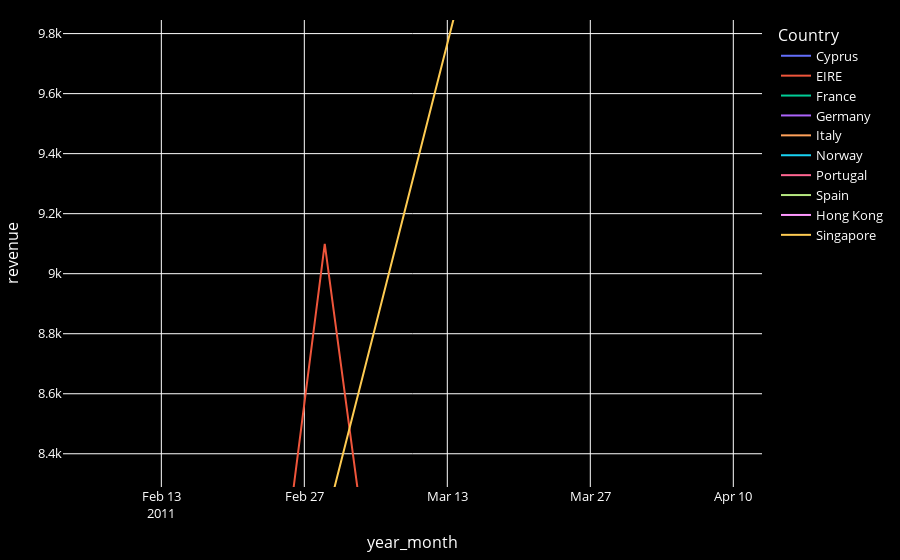

Write notebook code for a chart like this one.
### Markdown cell above
### Total sales by country

### Code cell
top_ten_revenue_fig = \
px.line(data_frame=revenue_topten, x='year_month', y='revenue', color='Country')

top_ten_revenue_fig.update_layout({"paper_bgcolor":"black", "plot_bgcolor":'black',
                                   "font":{'color':'white', 'size':13},
                                   'margin':{'l':50, 'r':50, 'b':20, 't':20}})

       
# top_ten_revenue_fig.show()

### Figure 1 — Plotly figure (JSON) as saved in the notebook; plotly's stock layout.template omitted (floating-point values rounded to 4 significant figures)
{"data": [{"hovertemplate": "Country=Cyprus<br>year_month=%{x}<br>revenue=%{y}<extra></extra>", "legendgroup": "Cyprus", "line": {"color": "#636efa", "dash": "solid"}, "marker": {"symbol": "circle"}, "mode": "lines", "name": "Cyprus", "orientation": "v", "showlegend": true, "type": "scatter", "x": ["2010-12-01", "2011-01-01", "2011-02-01", "2011-03-01", "2011-04-01", "2011-06-01", "2011-09-01", "2011-10-01", "2011-11-01", "2011-12-01"], "xaxis": "x", "y": [198.7, 292.0, 1702.0, 121.2, 17.9, 231, 5.95, 1036.0, 246.0, 69.35], "yaxis": "y"}, {"hovertemplate": "Country=EIRE<br>year_month=%{x}<br>revenue=%{y}<extra></extra>", "legendgroup": "EIRE", "line": {"color": "#EF553B", "dash": "solid"}, "marker": {"symbol": "circle"}, "mode": "lines", "name": "EIRE", "orientation": "v", "showlegend": true, "type": "scatter", "x": ["2010-12-01", "2011-01-01", "2011-02-01", "2011-03-01", "2011-04-01", "2011-05-01", "2011-06-01", "2011-07-01", "2011-08-01", "2011-09-01", "2011-10-01", "2011-11-01", "2011-12-01"], "xaxis": "x", "y": [1973.0, 854.6, 1643.0, 9099.0, 1229.0, 2657.0, 9980.0, 2775.0, 4098.0, 4847.0, 3468.0, 4609.0, 1215.0], "yaxis": "y"}, {"hovertemplate": "Country=France<br>year_month=%{x}<br>revenue=%{y}<extra></extra>", "legendgroup": "France", "line": {"color": "#00cc96", "dash": "solid"}, "marker": {"symbol": "circle"}, "mode": "lines", "name": "France", "orientation": "v", "showlegend": true, "type": "scatter", "x": ["2010-12-01", "2011-01-01", "2011-02-01", "2011-03-01", "2011-04-01", "2011-05-01", "2011-06-01", "2011-07-01", "2011-08-01", "2011-09-01", "2011-10-01", "2011-11-01", "2011-12-01"], "xaxis": "x", "y": [1557.0, 2354.0, 1285.0, 1735.0, 3197.0, 2606.0, 1990.0, 1624.0, 1818.0, 3394.0, 15360.0, 4988.0, 1127.0], "yaxis": "y"}, {"hovertemplate": "Country=Germany<br>year_month=%{x}<br>revenue=%{y}<extra></extra>", "legendgroup": "Germany", "line": {"color": "#ab63fa", "dash": "solid"}, "marker": {"symbol": "circle"}, "mode": "lines", "name": "Germany", "orientation": "v", "showlegend": true, "type": "scatter", "x": ["2010-12-01", "2011-01-01", "2011-02-01", "2011-03-01", "2011-04-01", "2011-05-01", "2011-06-01", "2011-07-01", "2011-08-01", "2011-09-01", "2011-10-01", "2011-11-01", "2011-12-01"], "xaxis": "x", "y": [2182.0, 2707.0, 1430.0, 2186.0, 2083.0, 3079.0, 2034.0, 3264.0, 2749, 2583.0, 5763.0, 6195.0, 1411.0], "yaxis": "y"}, {"hovertemplate": "Country=Italy<br>year_month=%{x}<br>revenue=%{y}<extra></extra>", "legendgroup": "Italy", "line": {"color": "#FFA15A", "dash": "solid"}, "marker": {"symbol": "circle"}, "mode": "lines", "name": "Italy", "orientation": "v", "showlegend": true, "type": "scatter", "x": ["2010-12-01", "2011-01-01", "2011-02-01", "2011-03-01", "2011-04-01", "2011-05-01", "2011-06-01", "2011-07-01", "2011-08-01", "2011-09-01", "2011-10-01", "2011-11-01", "2011-12-01"], "xaxis": "x", "y": [215.5, 364.7, 58, 402.6, 43.62, 60.25, 116.6, 48.8, 454.1, 106.6, 732.6, 1211.0, 64.45], "yaxis": "y"}, {"hovertemplate": "Country=Norway<br>year_month=%{x}<br>revenue=%{y}<extra></extra>", "legendgroup": "Norway", "line": {"color": "#19d3f3", "dash": "solid"}, "marker": {"symbol": "circle"}, "mode": "lines", "name": "Norway", "orientation": "v", "showlegend": true, "type": "scatter", "x": ["2010-12-01", "2011-02-01", "2011-03-01", "2011-06-01", "2011-07-01", "2011-08-01", "2011-09-01", "2011-10-01", "2011-11-01", "2011-12-01"], "xaxis": "x", "y": [238.8, 133.7, 1832.0, 1521.0, 168.6, 418.2, 746.7, 511.4, 740.5, 218.4], "yaxis": "y"}, {"hovertemplate": "Country=Portugal<br>year_month=%{x}<br>revenue=%{y}<extra></extra>", "legendgroup": "Portugal", "line": {"color": "#FF6692", "dash": "solid"}, "marker": {"symbol": "circle"}, "mode": "lines", "name": "Portugal", "orientation": "v", "showlegend": true, "type": "scatter", "x": ["2010-12-01", "2011-01-01", "2011-02-01", "2011-03-01", "2011-04-01", "2011-05-01", "2011-06-01", "2011-07-01", "2011-08-01", "2011-09-01", "2011-10-01", "2011-11-01", "2011-12-01"], "xaxis": "x", "y": [498.3, 425.3, 217.0, 334.9, 214.9, 7378.0, 170.7, 200.2, 52.81, 191.8, 2444.0, 561.2, 349.1], "yaxis": "y"}, {"hovertemplate": "Country=Spain<br>year_month=%{x}<br>revenue=%{y}<extra></extra>", "legendgroup": "Spain", "line": {"color": "#B6E880", "dash": "solid"}, "marker": {"symbol": "circle"}, "mode": "lines", "name": "Spain", "orientation": "v", "showlegend": true, "type": "scatter", "x": ["2010-12-01", "2011-01-01", "2011-02-01", "2011-03-01", "2011-04-01", "2011-05-01", "2011-06-01", "2011-07-01", "2011-08-01", "2011-09-01", "2011-10-01", "2011-11-01", "2011-12-01"], "xaxis": "x", "y": [250.8, 4280.0, 471.7, 870.4, 396.6, 419.7, 798.1, 647.6, 901.0, 997.9, 1248.0, 1201.0, 150.5], "yaxis": "y"}, {"hovertemplate": "Country=Hong Kong<br>year_month=%{x}<br>revenue=%{y}<extra></extra>", "legendgroup": "Hong Kong", "line": {"color": "#FF97FF", "dash": "solid"}, "marker": {"symbol": "circle"}, "mode": "lines", "name": "Hong Kong", "orientation": "v", "showlegend": true, "type": "scatter", "x": ["2011-01-01", "2011-03-01", "2011-04-01", "2011-05-01", "2011-06-01", "2011-08-01", "2011-09-01", "2011-10-01", "2011-11-01"], "xaxis": "x", "y": [178.9, 5168.0, 113.4, 218.0, 59.44, 414.8, 5308.0, 129.5, 652.2], "yaxis": "y"}, {"hovertemplate": "Country=Singapore<br>year_month=%{x}<br>revenue=%{y}<extra></extra>", "legendgroup": "Singapore", "line": {"color": "#FECB52", "dash": "solid"}, "marker": {"symbol": "circle"}, "mode": "lines", "name": "Singapore", "orientation": "v", "showlegend": true, "type": "scatter", "x": ["2011-01-01", "2011-04-01", "2011-07-01", "2011-10-01"], "xaxis": "x", "y": [263.3, 12310.0, 230.5, 12310.0], "yaxis": "y"}], "layout": {"autosize": true, "font": {"color": "white", "size": 13}, "legend": {"title": {"text": "Country"}, "tracegroupgap": 0}, "margin": {"b": 20, "l": 50, "r": 50, "t": 20}, "paper_bgcolor": "black", "plot_bgcolor": "black", "xaxis": {"anchor": "y", "autorange": false, "domain": [0, 1], "range": ["2011-02-03 08:56:47.0382", "2011-04-12 19:26:47.0382"], "title": {"text": "year_month"}, "type": "date"}, "yaxis": {"anchor": "x", "autorange": false, "domain": [0, 1], "range": [8289.0, 9845.0], "title": {"text": "revenue"}, "type": "linear"}}}
